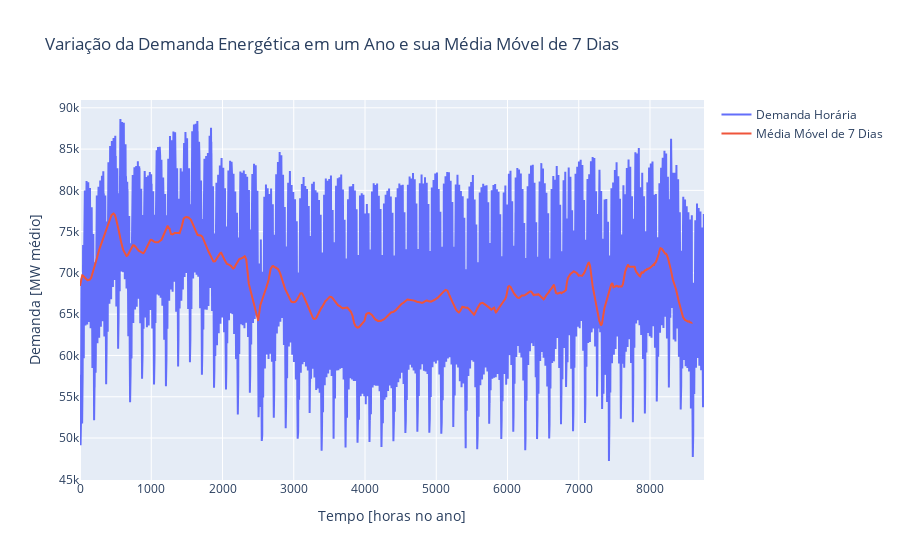

The cell this chart's notebook holds for it:
### Code cell
# Média móvel da demanda anual em 7 dias
media_movel_sete_dias = []
numero_dias = 7 * 24  # sete dias, 24 horas cada
i = 0

while i < len(Energia_horaria) - numero_dias + 1:
    # Armazenando elementos da janela atual
    janela = Energia_horaria[i : i + numero_dias]

    # Calculando a média da janela
    media_janela = sum(janela) / numero_dias

    # Armazenando a média na lista de média móvel
    media_movel_sete_dias.append(media_janela)

    # Deslocando a janela para a direita em uma posição
    i += 1

grafico_demanda_com_media_movel = GeradorGraficoFurnas("demanda-com-media-movel")

# Chamada para função de gráfico interativo com múltiplas linhas
fig = grafico_demanda_com_media_movel.grafico_interativo_multiplas_linhas(
    list(range(365 * 24 - 1)),
    [Energia_horaria[0 : 365 * 24], media_movel_sete_dias[0 : 365 * 24 - numero_dias]],
    "Tempo [horas no ano]",
    "Demanda [MW médio]",
    "Variação da Demanda Energética em um Ano e sua Média Móvel de 7 Dias",
    ["Demanda Horária", "Média Móvel de 7 Dias"]
)

# Botão para exportar gráfico no formato PDF
grafico_demanda_com_media_movel.botao_exportar_pdf()

### Figure 1 — Plotly figure (JSON) as saved in the notebook; plotly's stock layout.template omitted (floating-point values rounded to 4 significant figures; data arrays with more than 128 entries replaced by an {"elided": "..."} marker saying what was removed)
{"data": [{"mode": "lines", "name": "Demanda Horária", "type": "scatter", "x": {"elided": "8759 int values"}, "y": {"elided": "8759 float values"}}, {"mode": "lines", "name": "Média Móvel de 7 Dias", "type": "scatter", "x": {"elided": "8759 int values"}, "y": {"elided": "8592 float values"}}], "layout": {"legend": {"title": {"text": ""}}, "title": {"text": "Variação da Demanda Energética em um Ano e sua Média Móvel de 7 Dias"}, "xaxis": {"title": {"text": "Tempo [horas no ano]"}}, "yaxis": {"title": {"text": "Demanda [MW médio]"}}}}
